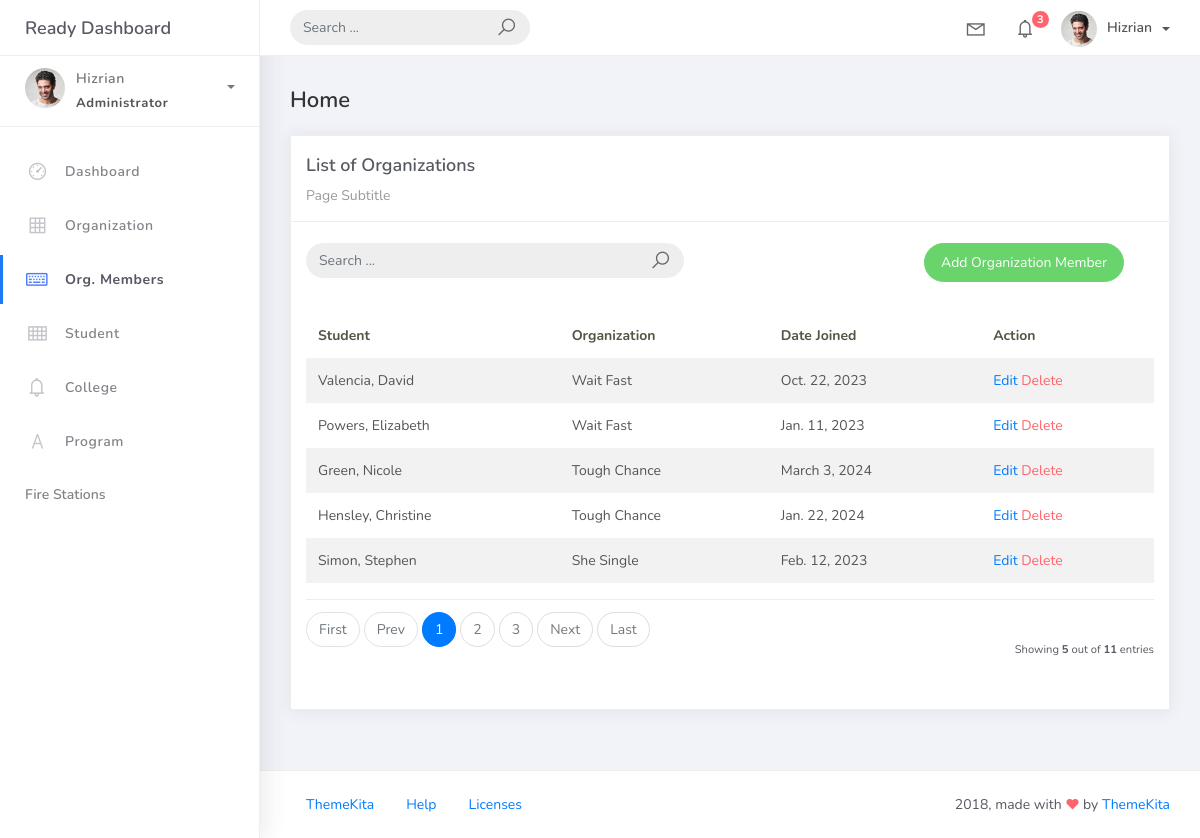
The page /orgmember_list on the database its author committed.
### studentorg/models.py (models this page shows)
class BaseModel(models.Model):
    created_at = models.DateTimeField(auto_now_add=True, db_index=True)
    updated_at = models.DateTimeField(auto_now=True)
    class Meta:
        abstract = True

class OrgMember(BaseModel):
    student = models.ForeignKey(Student, on_delete=models.CASCADE)
    organization = models.ForeignKey(Organization, on_delete=models.CASCADE)
    date_joined = models.DateField()

class Student(BaseModel):
    student_id = models.CharField(max_length=15)
    lastname = models.CharField(max_length=25)
    firstname = models.CharField(max_length=50)
    middlename = models.CharField(max_length=25, blank=True, null=True)
    program = models.ForeignKey(Program, on_delete=models.CASCADE)
    def __str__(self):
        return f"{self.lastname}, {self.firstname}"

class Organization(BaseModel):
    name = models.CharField(max_length=150)
    college = models.ForeignKey(College, on_delete=models.CASCADE)
    description = models.CharField(max_length=500)
    def __str__(self):
        return self.name

### studentorg/views.py (the view, shortened to what this page needs)
# urls.py: path("orgmember_list", OrgMemberList.as_view(), name="orgmember-list"),
class OrgMemberList(ListView):
    model = OrgMember
    context_object_name = "orgmember"
    template_name = "orgmem_list.html"
    paginate_by = 5
    def get_queryset(self, *args, **kwargs):
        qs = super(OrgMemberList, self).get_queryset(*args, **kwargs)
        return qs

### templates/orgmem_list.html
{% extends 'base.html' %}
{% load static %}
{% block content %}
  <div class="content">
    <div class="container-fluid">
      <h4 class="page-title">Home</h4>
      <div class="row">
        <div class="col-md-12">
          <div class="card">
            <div class="card-header">
              <div class="card-title">List of Organizations</div>
              <div class="card-category">Page Subtitle</div>
            </div>
            <br />
            <div class="col-md-12 row">
              <div class="col-md-6">
                <form class="navbar-left navbar-form nav-search mr-md-3" action="{% url 'orgmember-list' %}">
                  <div class="input-group">
                    <input type="text" placeholder="Search ..." class="form-control" name="q" />
                    <div class="input-group-append">
                      <span class="input-group-text"><i class="la la-search search-icon"></i></span>
                    </div>
                  </div>
                </form>
              </div>
              <div class="col-md-6">
                <div class="pull-right">
                  <a href="{% url 'orgmember-add' %}" class="btn btn-success btn-rounded">Add Organization Member</a>
                </div>
              </div>
            </div>
            <div class="card-body">
              <table class="table table-striped mt-3">
                <thead>
                  <tr>
                    <th scope="col">Student</th>
                    <th scope="col">Organization</th>
                    <th scope="col">Date Joined</th>
                    <th scope="col">Action</th>
                  </tr>
                </thead>
                <tbody>
                  {% for object in object_list %}
                    <tr>
                      <td>{{ object.student }}</td>
                      <td>{{ object.organization }}</td>
                      <td>{{ object.date_joined }}</td>
                      <td>
                        <a href="orgmember_list/{{ object.id }}">Edit</a>
                        <a href="orgmember_list/{{ object.id }}/delete" class="text-danger">Delete</a>
                      </td>
                    </tr>
                    {% empty %}
                    <tr>
                      <td colspan="4" style="text-align: center">
                        <p class="text-sm font-weight-bold mb-0">No Records Found</p>
                      </td>
                    </tr>
                  {% endfor %}
                </tbody>
              </table>
              {% include 'includes/pagination.html' %}
            </div>
          </div>
        </div>
      </div>
    </div>
  </div>
{% endblock %}

### rows shown on the page
OrgMember: student "Valencia, David", organization "Wait Fast", date_joined "Oct. 22, 2023"
OrgMember: student "Powers, Elizabeth", organization "Wait Fast", date_joined "Jan. 11, 2023"
OrgMember: student "Green, Nicole", organization "Tough Chance", date_joined "March 3, 2024"
OrgMember: student "Hensley, Christine", organization "Tough Chance", date_joined "Jan. 22, 2024"
OrgMember: student "Simon, Stephen", organization "She Single", date_joined "Feb. 12, 2023"

### other values the page prints
{{ page_num }} "1"
{{ page_num }} "2" "3"
{{ object_list.count }} "5"
{{ paginator.count }} "11"
